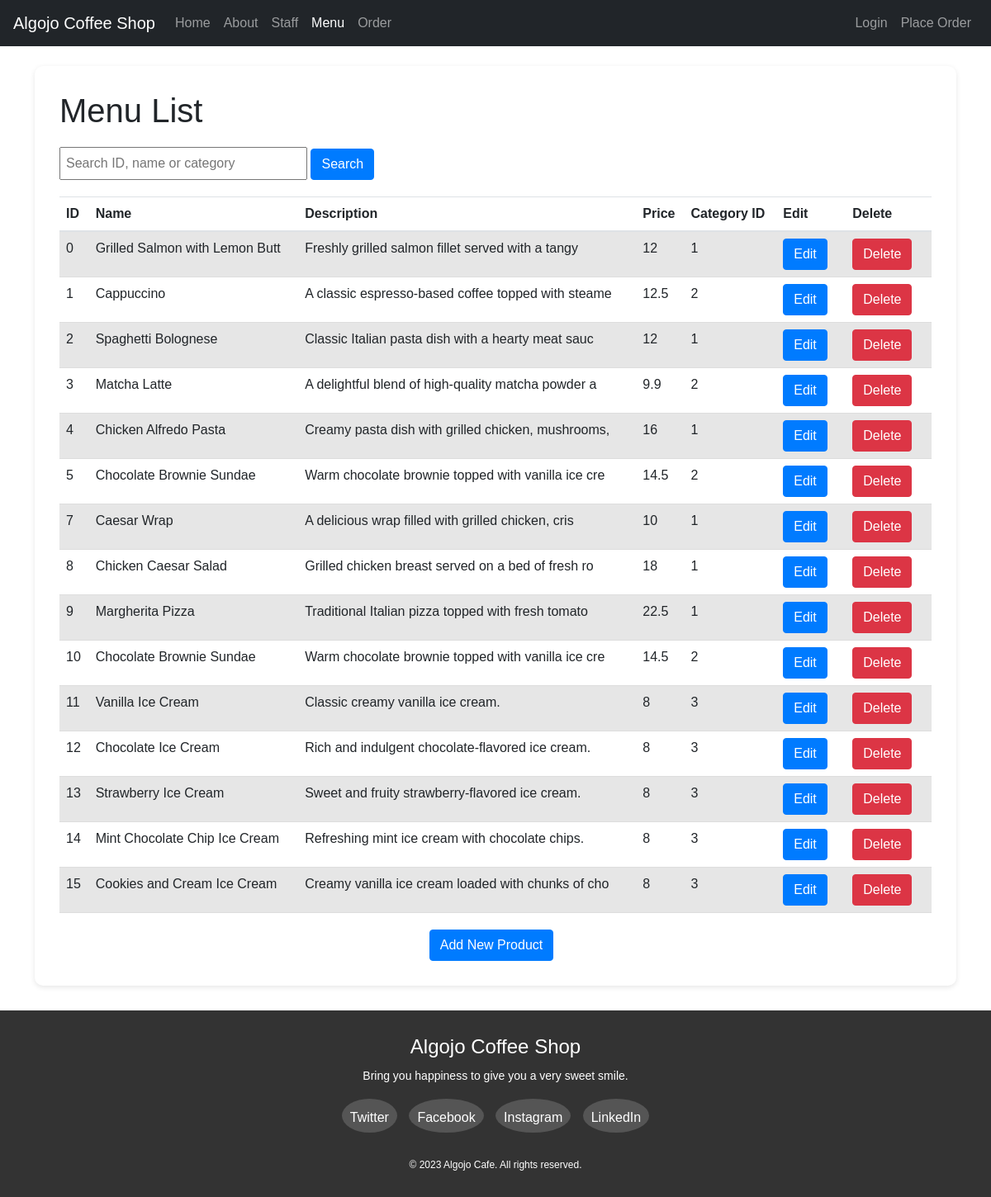
Page /viewproduct.php on the earlier database version.
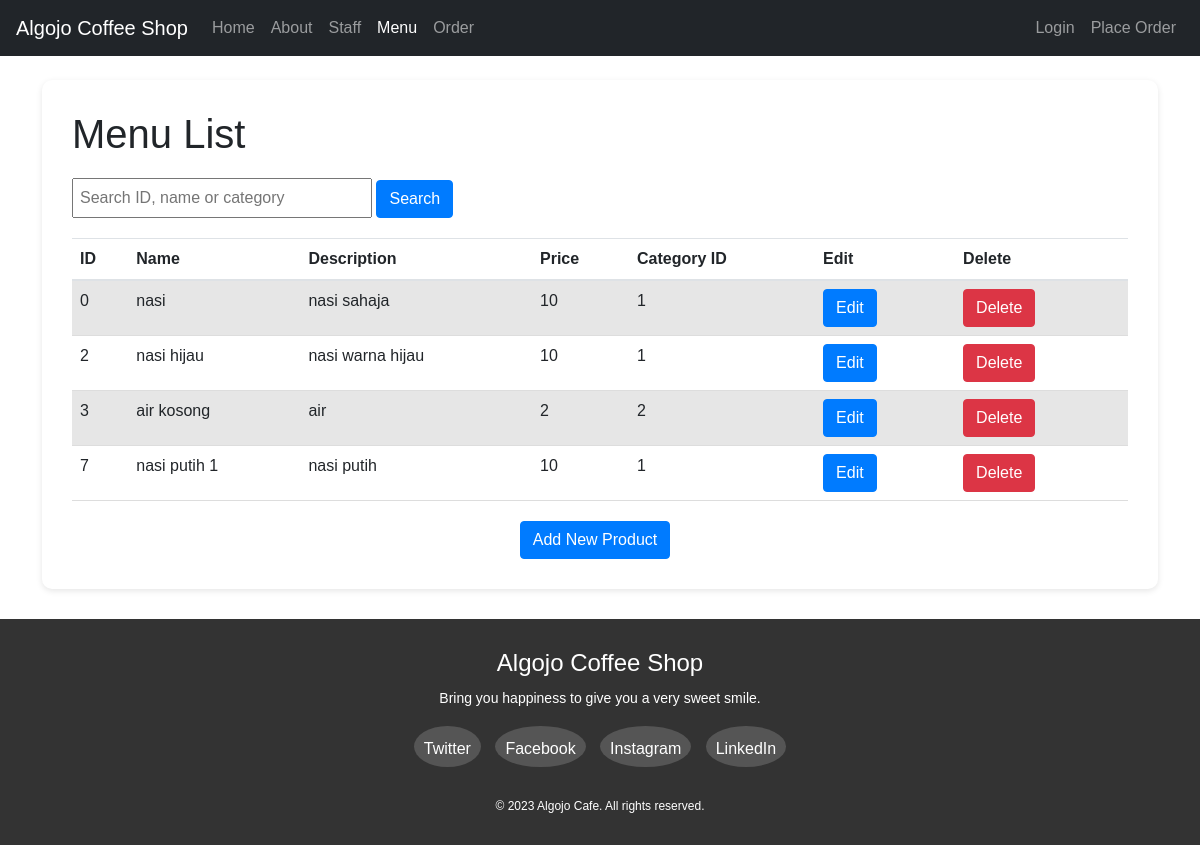
Same page on the later database version.
### tables this page shows
CREATE TABLE `product` (
  `id` int(11) NOT NULL,
  `name` varchar(30) NOT NULL,
  `description` varchar(50) NOT NULL,
  `price` float NOT NULL,
  `category_id` int(10) NOT NULL
);

### viewproduct.php (the view, shortened to what this page needs)
<?php include 'header.php'; ?>
<!DOCTYPE html>
<html>
<head>
    <link rel="stylesheet" href="https://cdn.jsdelivr.net/npm/bootstrap@5.1.3/dist/css/bootstrap.min.css">
</head>
<body>
    <br>
	<div class="container">
        <div class="table-container">
            <h1>Menu List</h1>
            <div class="search-form">
                <form action="<?php echo htmlspecialchars($_SERVER["PHP_SELF"]); ?>" method="GET">
                    <input type="text" name="search" placeholder="Search ID, name or category">
                    <button type="submit" class="btn btn-primary">Search</button>
                </form>
            </div>
            <table class="table table-striped">
                <thead>
                    <tr>
                        <th>ID</th>
                        <th>Name</th>
                        <th>Description</th>
                        <th>Price</th>
                        <th>Category ID</th>
                        <th>Edit</th>
                        <th>Delete</th>
                    </tr>
                </thead>
                <tbody>
                    <?php
                    $conn = mysqli_connect("localhost", "root", "", "test");
                    $searchTerm = isset($_GET['search']) ? $_GET['search'] : '';
                    $query = "SELECT * FROM product WHERE id LIKE '%$searchTerm%' OR name LIKE '%$searchTerm%' OR category_id LIKE '%$searchTerm%'";
                    $result = mysqli_query($conn, $query);
                    while ($row = mysqli_fetch_assoc($result)) {
                        echo "<tr>";
                        echo "<td>" . $row['id'] . "</td>";
                        echo "<td>" . $row['name'] . "</td>";
                        echo "<td>" . $row['description'] . "</td>";
                        echo "<td>" . $row['price'] . "</td>";
                        echo "<td>" . $row['category_id'] . "</td>";
                        echo "<td><a href='editproduct.php?id=" . $row['id'] . "' class='btn btn-primary'>Edit</a></td>";
                        echo "<td><a href='deleteproduct.php?id=" . $row['id'] . "' class='btn btn-danger'>Delete</a></td>";
                        echo "</tr>";
                    }
                    ?>
                </tbody>
            </table>
            <div class="add-product-btn">
                <a href="product.php" class="btn btn-primary">Add New Product</a>
            </div>
        </div>
    </div>
</body>
</html>
<?php include 'footer.php'; ?>

Differences in the rows shown:
removed product: id "1", name "Cappuccino", description "A classic espresso-based coffee topped with steame", price "12.5", category "2"
removed product: id "4", name "Chicken Alfredo Pasta", description "Creamy pasta dish with grilled chicken, mushrooms,", price "16", category "1"
removed product: id "5", name "Chocolate Brownie Sundae", description "Warm chocolate brownie topped with vanilla ice cre", price "14.5", category "2"
removed product: id "8", name "Chicken Caesar Salad", description "Grilled chicken breast served on a bed of fresh ro", price "18", category "1"
removed product: id "9", name "Margherita Pizza", description "Traditional Italian pizza topped with fresh tomato", price "22.5", category "1"
removed product: id "10", name "Chocolate Brownie Sundae", description "Warm chocolate brownie topped with vanilla ice cre", price "14.5", category "2"
removed product: id "11", name "Vanilla Ice Cream", description "Classic creamy vanilla ice cream.", price "8", category "3"
removed product: id "12", name "Chocolate Ice Cream", description "Rich and indulgent chocolate-flavored ice cream.", price "8", category "3"
removed product: id "13", name "Strawberry Ice Cream", description "Sweet and fruity strawberry-flavored ice cream.", price "8", category "3"
removed product: id "14", name "Mint Chocolate Chip Ice Cream", description "Refreshing mint ice cream with chocolate chips.", price "8", category "3"
removed product: id "15", name "Cookies and Cream Ice Cream", description "Creamy vanilla ice cream loaded with chunks of cho", price "8", category "3"
changed product id 0: name "Grilled Salmon with Lemon Butt" → "nasi"; description "Freshly grilled salmon fillet served with a tangy" → "nasi sahaja"; price "12" → "10"
changed product id 2: name "Spaghetti Bolognese" → "nasi hijau"; description "Classic Italian pasta dish with a hearty meat sauc" → "nasi warna hijau"; price "12" → "10"
changed product id 3: name "Matcha Latte" → "air kosong"; description "A delightful blend of high-quality matcha powder a" → "air"; price "9.9" → "2"
changed product id 7: name "Caesar Wrap" → "nasi putih 1"; description "A delicious wrap filled with grilled chicken, cris" → "nasi putih"
